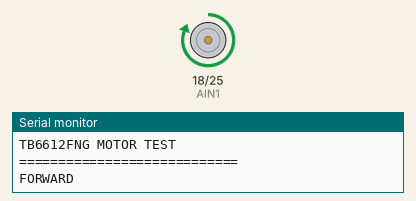
Recording of a sketch running on a simulated ESP32. Parts: motor-driver pin pairs drawn as motors (green arrow = first pin HIGH = forward, orange = second pin HIGH = backward, longer = more drive, scaled by the enable pin), the last lines printed to the serial monitor.

Above: at 1.5 s.
At 6.5 s:
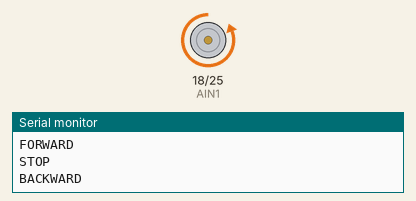
At 9.0 s:
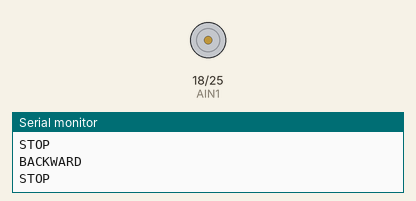
Timing chart, 0 to 13.0 s (numbered marks = the images above):
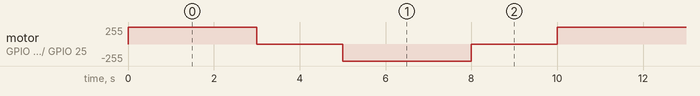

Measured:
- by itself, motor on GPIO 18 (AIN1) / GPIO 25 (AIN2): repeats every 10.0 s: stopped 2.0 s, backward 255/255 3.0 s, stopped 2.0 s, forward 255/255 3.0 s

The sketch:

motor_test.ino
```cpp
// #include <Arduino.h>

// // Motor pins
// const int IN1 = 18;
// const int IN2 = 19;
// const int ENA = 23;

// void setup() {
//   Serial.begin(115200);

//   pinMode(IN1, OUTPUT);
//   pinMode(IN2, OUTPUT);
//   pinMode(ENA, OUTPUT);

//   stopMotor();

//   Serial.println("=================================");
//   Serial.println("        MOTOR TEST");
//   Serial.println("=================================");
// }

// void loop() {

//   // Serial.println("Forward (50% speed)");
//   // forward(128);
//   // delay(3000);

//   // Serial.println("Stop");
//   // stopMotor();
//   // delay(2000);

//   Serial.println("Forward (100% speed)");
//   forward(255);
//   delay(4000);

//   Serial.println("Stop");
//   stopMotor();
//   delay(2000);

//   // Serial.println("Backward (50% speed)");
//   // backward(128);
//   // delay(3000);

//   // Serial.println("Stop");
//   // stopMotor();
//   // delay(2000);

//   Serial.println("Backward (100% speed)");
//   backward(255);
//   delay(4000);

//   Serial.println("Stop");
//   stopMotor();
//   delay(2000);
// }

// void forward(int speed) {
//   digitalWrite(IN1, HIGH);
//   digitalWrite(IN2, LOW);
//   analogWrite(ENA, speed);
// }

// void backward(int speed) {
//   digitalWrite(IN1, LOW);
//   digitalWrite(IN2, HIGH);
//   analogWrite(ENA, speed);
// }

// void stopMotor() {
//   digitalWrite(IN1, LOW);
//   digitalWrite(IN2, LOW);
//   analogWrite(ENA, 0);
// }

// // // isolate pins
// // #include <Arduino.h>

// // const int IN1 = 18;

// // void setup() {
// //   Serial.begin(115200);
// //   pinMode(IN1, OUTPUT);
// // }

// // void loop() {
// //   digitalWrite(IN1, HIGH);
// //   Serial.println("IN1 HIGH");
// //   delay(1000);

// //   digitalWrite(IN1, LOW);
// //   Serial.println("IN1 LOW");
// //   delay(1000);
// // }

// // // isolate GPIO 18 PWM test
// // #include <Arduino.h>

// // const int IN1 = 18;

// // const int PWM_FREQ = 1000;       // 1 kHz
// // const int PWM_RESOLUTION = 8;    // 0-255


// // void setup() {
// //   Serial.begin(115200);

// //   ledcAttach(IN1, PWM_FREQ, PWM_RESOLUTION);

// //   Serial.println("GPIO 18 PWM TEST");
// // }


// // void loop() {

// //   Serial.println("PWM 100%");
// //   ledcWrite(IN1, 255);
// //   delay(2000);


// //   Serial.println("PWM 50%");
// //   ledcWrite(IN1, 128);
// //   delay(2000);


// //   Serial.println("PWM 25%");
// //   ledcWrite(IN1, 64);
// //   delay(2000);


// //   Serial.println("PWM OFF");
// //   ledcWrite(IN1, 0);
// //   delay(2000);
// // }

#include <Arduino.h>

// TB6612FNG Channel A
const int AIN1 = 18;
const int AIN2 = 25;
const int PWMA = 23;

const int PWM_FREQ = 20000;
const int PWM_RESOLUTION = 8; // 0-255


void setup() {
  Serial.begin(115200);

  pinMode(AIN1, OUTPUT);
  pinMode(AIN2, OUTPUT);

  ledcAttach(PWMA, PWM_FREQ, PWM_RESOLUTION);

  Serial.println("============================");
  Serial.println("TB6612FNG MOTOR TEST");
  Serial.println("============================");
}


void forward(int speed) {
  digitalWrite(AIN1, HIGH);
  digitalWrite(AIN2, LOW);

  ledcWrite(PWMA, speed);
}


void backward(int speed) {
  digitalWrite(AIN1, LOW);
  digitalWrite(AIN2, HIGH);

  ledcWrite(PWMA, speed);
}


void stopMotor() {
  digitalWrite(AIN1, LOW);
  digitalWrite(AIN2, LOW);

  ledcWrite(PWMA, 0);
}


void loop() {

  Serial.println("FORWARD");
  forward(255);
  delay(3000);


  Serial.println("STOP");
  stopMotor();
  delay(2000);


  Serial.println("BACKWARD");
  backward(255);
  delay(3000);


  Serial.println("STOP");
  stopMotor();
  delay(2000);
}

// #include <Arduino.h>

// const int LED_PIN = 2;

// void setup() {
//   pinMode(LED_PIN, OUTPUT);

//   Serial.begin(115200);
//   Serial.println("ESP32 onboard LED test");
// }

// void loop() {
//   digitalWrite(LED_PIN, HIGH);
//   Serial.println("LED ON");
//   delay(1000);

//   digitalWrite(LED_PIN, LOW);
//   Serial.println("LED OFF");
//   delay(1000);
// }
```
